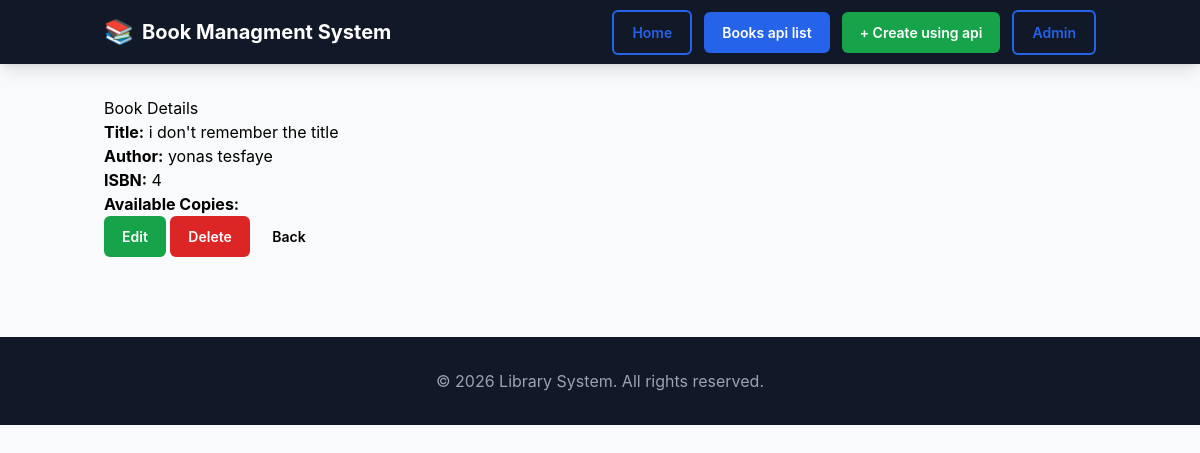
/book/detail/4, run on the app's committed database.
### bookmanagment/models.py (models this page shows, shortened)
class Books(models.Model):
    id=models.IntegerField(primary_key=True,unique=True,null=False,blank=False)
    title=models.CharField(max_length=255)
    author=models.ForeignKey(Author,on_delete=models.CASCADE ,related_name="book")
    isbn=models.IntegerField(unique=True,null=False,blank=False)

class Author(models.Model):
    id=models.IntegerField(primary_key=True,unique=True,null=False,blank=False)
    name=models.CharField(max_length=255)
    bio=models.TextField(null=False,blank=False)
    def __str__(self):
        return self.name

### bookmanagment/views.py (the view)
# urls.py: path('/detail/<int:id>',views.bookdetail,name="bookdetail"),
def bookdetail(request,id):
     books=Books.objects.get(pk=id)
     return render(request,"detail.html",{"book":books})

### backend/bookmanagment/templates/detail.html (shortened to what this page needs)
{% extends "book.html" %}
{% block content %}
<div class="container fade-in">
    <h1 class="page-title">Book Details</h1>
    <div class="card">
        <p><strong>Title:</strong> {{ book.title }}</p>
        <p><strong>Author:</strong> {{ book.author }}</p>
        <p><strong>ISBN:</strong> {{ book.isbn }}</p>
        <p><strong>Available Copies:</strong> {{ book.available_copies }}</p>
    </div>
    <div class="actions">
        <a href="{% url 'update' book.id %}" class="btn btn-success">
            Edit
        </a>
        <a href="{% url 'delete' book.id %}" class="btn btn-danger">
            Delete
        </a>
        <a href="{% url 'booklist' %}" class="btn">
            Back
        </a>
    </div>
</div>
{% endblock %}

### backend/bookmanagment/templates/book.html (style rules this page uses)
:root { --primary-color: #2563eb; --secondary-color: #111827; }
* { box-sizing: border-box; margin: 0; padding: 0; }
body { min-height: 100vh; font-family: -apple-system, BlinkMacSystemFont, 'Segoe UI', Roboto, sans-serif; }
html { scroll-behavior: smooth; }
.fade-in { animation: fadeIn 0.3s ease-out; }
.btn { display: inline-block; padding: 10px 18px; border-radius: 6px; font-size: 14px; font-weight: 600; text-decoration: none; border: none; cursor: pointer; transition: 0.2s ease; }
.btn-success { background: #16a34a; color: white; }
.btn-danger { background: #dc2626; color: white; }

### data on the page
Books: title "i don't remember the title", author "yonas tesfaye", isbn "4"
